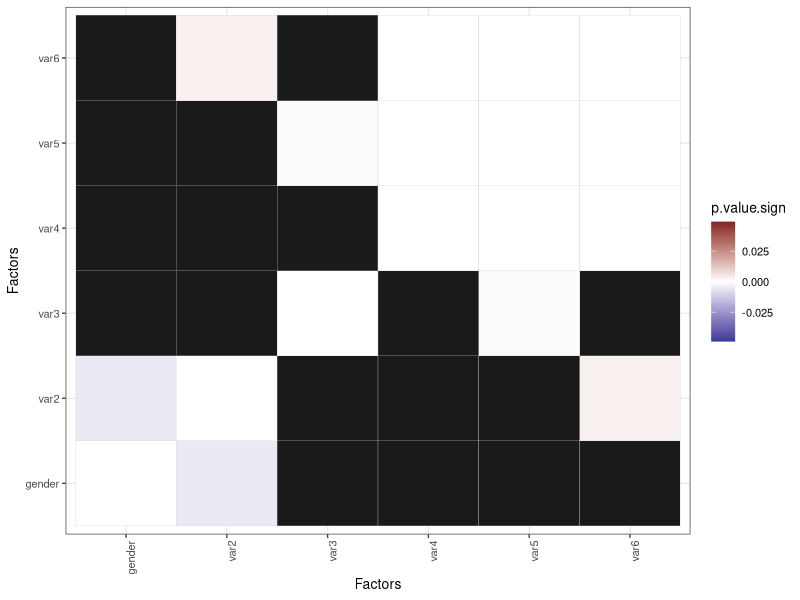
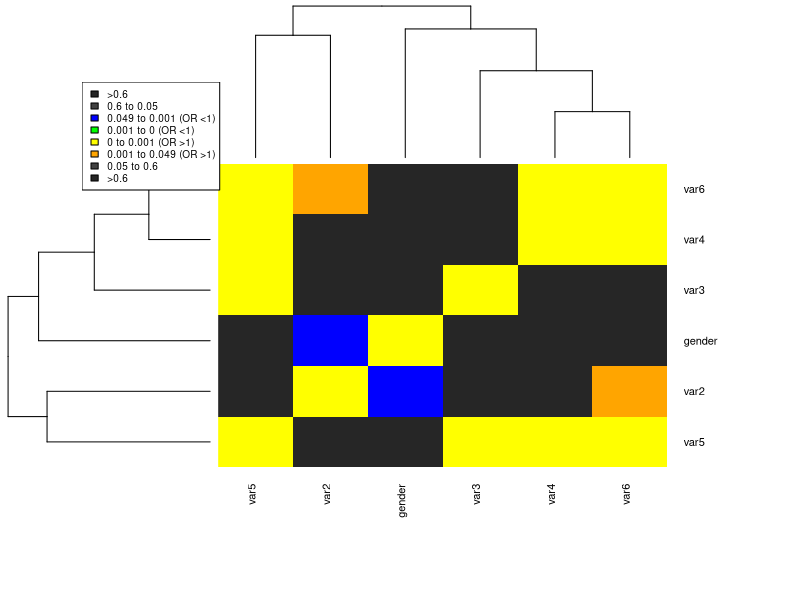

The R source for these figures, in order:
## ---- chunk 1
knitr::opts_chunk$set(collapse = TRUE, echo=TRUE, eval=TRUE, warning=FALSE, message=FALSE, comment="  ")
# https:\/\/aurora-mareviv.github.io\/talesofr
## ---- chunk 2
# Installs missing libraries on render!
list.of.packages <- c("rmarkdown", "Rcpp", "knitr", "tidyverse", "plyr", "scales", "reshape", "pheatmap", "gplots")
new.packages <- list.of.packages[!(list.of.packages %in% installed.packages()[,"Package"])]
if(length(new.packages)) install.packages(new.packages, repos='https://cran.rstudio.com/')
# Installs missing libraries on render!
list.of.packages <- c("Heatplus")
new.packages <- list.of.packages[!(list.of.packages %in% installed.packages()[,"Package"])]
if(length(new.packages)) install.packages(new.packages, repos='https://bioconductor.org/biocLite.R')
## ---- chunk 3
wdir <- getwd() 
# la carpeta donde guardo los datos
datadir <- paste(wdir, "/data", sep="")
# y la carpeta inmediatamente por encima
wdirRoot <- gsub("\\content\\/post", "", wdir) 
## ---- chunk 4
library(plyr)
library(ggplot2)
library(scales)
library(reshape)
## ---- chunk 5
gender <- c(
"1", "2", "1", "2", "1", "1", "1", "1", "1", "1", "1", "1", "1", "1", "1", "2", "2", "1", "1", "1", "2", "1", "2", "1", "1", "1", "1", "1", "1", "1", "2", "2", "1", "2", "1", "1", "1", "1", "1", "1", "2", "1", "1", "1", "1", "1", "1",
"2", "2", "1", "2", "1", "2", "2", "1", "1", "1", "2", "1", "2", "2", "2", "2", "2", "1", "1", "1", "1", "1", "1", "1", "1", "2", "1", "1", "1", "2", "1", "1", "1", "1", "2", "1", "1", "1", "1", "1", "2", "1", "2", "1", "1", "1", "1",
"1", "1", "1", "2", "1", "1", "1", "2", "1", "1", "2", "1", "1", "2", "2", "2", "1", "2", "1", "2", "1", "1", "1", "1", "2", "2", "2", "2", "2", "1", "1", "1", "1", "2", "2", "1", "1", "1", "1", "1", "1", "2", "1", "1", "2", "1", "2",
"1", "1", "1", "1", "1", "2", "1", "1", "1", "1", "1", "2", "1", "1", "2", "1", "2", "1", "1", "1", "1", "1", "2", "1", "2", "2", "1", "2", "2", "1", "1", "1", "1", "1", "2", "2", "1", "1", "1", "2", "1", "2", "1", "1", "1", "1", "1",
"1", "1", "1", "1", "1", "2", "1", "1", "1", "2", "2", "1", "2", "1", "1", "1", "1", "2", "1", "1", "1", "1", "1", "1", "2", "2", "1", "1", "1", "1", "2", "1", "1", "1", "1", "2", "1", "2", "1", "1", "2", "1", "1", "1", "1", "1", "2",
"2", "1", "1", "1", "1", "1", "1", "1", "1", "1", "2", "1", "2", "1", "1", "1", "2", "1", "2", "2", "1", "1", "1", "1", "1", "1", "1", "1", "1", "1", "2", "1", "2", "1", "1", "1", "1", "2", "1", "1", "1", "2", "1", "2", "2", "1", "1",
"1", "1", "2", "1", "1", "1", "1", "1", "1", "1", "1", "1", "1", "1", "2", "1", "1", "1", "2", "1", "1", "1", "2", "2", "1", "1", "2", "2", "1", "1", "1", "2", "1", "1", "1", "1", "1", "2", "1", "1", "1", "1", "1", "2", "1", "2", "2",
"1", "1", "1", "1", "1", "2", "1", "2", "1", "1", "1", "1", "1", "1", "2", "1", "2", "1", "1", "1", "1", "1", "1", "2", "2", "1", "1", "2", "1", "2", "2", "1", "2", "2", "1", "2", "2", "2", "1", "2", "1", "2", "2", "1", "1", "1", "1",
"1", "1", "1", "1", "1", "2", "2", "1", "1", "2", "2", "2", "1", "2", "2", "2", "2", "1", "2", "1", "1", "2")

var2 <- c(
"0", "1", "0", "0", "0", "0", "0", "0", "0", "0", "1", "0", "0", "0", "0", "0", "0", "0", "1", "0", "1", "0", "0", "0", "1", "1", "0", "0", "0", "0", "0", "0", "0", "0", "0", "0", "0", "0", "0", "0", "1", "0", "0", "0", "0", "0", "0",
"0", "0", "0", "0", "0", "0", "0", "1", "1", "0", "0", "1", "1", "0", "0", "0", "0", "1", "0", "1", "1", "0", "0", "0", "0", "0", "0", "0", "0", "0", "1", "0", "0", "1", "0", "0", "1", "1", "0", "0", "0", "0", "1", "1", "1", "1", "0",
"0", "1", "0", "0", "0", "0", "1", "0", "1", "0", "0", "0", "0", "0", "0", "0", "1", "0", "1", "0", "0", "1", "1", "1", "0", "1", "0", "0", "0", "0", "0", "0", "0", "0", "0", "0", "0", "0", "0", "0", "0", "0", "0", "0", "0", "0", "0",
"1", "1", "1", "1", "1", "0", "0", "1", "1", "0", "0", "0", "0", "1", "0", "1", "0", "0", "0", "0", "1", "0", "1", "1", "0", "0", "0", "0", "0", "1", "0", "0", "0", "1", "0", "0", "0", "0", "0", "0", "1", "0", "1", "0", "0", "0", "0",
"0", "1", "0", "0", "0", "0", "1", "0", "0", "1", "0", "0", "0", "0", "0", "0", "0", "1", "1", "1", "0", "0", "1", "0", "1", "0", "1", "0", "0", "1", "0", "0", "0", "1", "0", "0", "1", "1", "0", "0", "0", "0", "1", "0", "1", "1", "0",
"1", "1", "1", "0", "0", "0", "0", "0", "1", "0", "1", "0", "0", "0", "0", "1", "0", "0", "0", "0", "0", "0", "0", "1", "0", "0", "0", "1", "0", "1", "0", "0", "0", "1", "0", "0", "1", "0", "0", "0", "0", "0", "0", "0", "0", "0", "0",
"0", "0", "0", "0", "0", "0", "0", "0", "0", "0", "0", "0", "0", "0", "0", "0", "0", "0", "0", "0", "0", "0", "0", "0", "0", "0", "0", "0", "0", "0", "0", "0", "0", "0", "0", "0", "0", "0", "0", "0", "0", "0", "0", "0", "0", "0", "0",
"1", "0", "0", "0", "0", "0", "1", "0", "0", "0", "0", "0", "0", "0", "0", "0", "0", "0", "0", "1", "0", "0", "1", "0", "0", "0", "0", "0", "1", "1", "0", "1", "0", "0", "1", "0", "0", "0", "0", "0", "0", "0", "0", "1", "0", "0", "0",
"1", "0", "0", "0", "0", "1", "0", "0", "1", "0", "0", "0", "0", "0", "0", "0", "0", "0", "0", "0", "0", "0")

var3 <- c(
"0", "0", "0", "0", "0", "1", "0", "0", "0", "0", "1", "0", "0", "0", "0", "0", "0", "0", "0", "0", "0", "0", "0", "1", "0", "0", "0", "0", "0", "0", "1", "0", "0", "0", "0", "1", "0", "0", "0", "0", "0", "0", "0", "0", "0", "0", "0",
"0", "1", "0", "0", "0", "0", "1", "0", "1", "0", "1", "0", "0", "0", "0", "0", "0", "0", "0", "0", "0", "0", "0", "1", "0", "0", "0", "0", "0", "1", "0", "0", "0", "0", "0", "0", "1", "0", "0", "0", "0", "0", "0", "0", "0", "0", "0",
"0", "0", "0", "1", "0", "0", "0", "1", "0", "0", "0", "0", "1", "0", "1", "0", "0", "0", "1", "0", "0", "0", "0", "1", "0", "0", "0", "0", "0", "0", "0", "0", "0", "0", "0", "0", "0", "0", "0", "1", "0", "0", "0", "0", "0", "0", "0",
"0", "0", "0", "0", "0", "0", "0", "0", "1", "0", "0", "1", "0", "0", "0", "0", "0", "0", "0", "0", "0", "0", "0", "0", "0", "0", "1", "0", "0", "0", "0", "1", "0", "0", "1", "0", "0", "0", "0", "0", "0", "1", "1", "0", "0", "0", "1",
"0", "0", "0", "0", "0", "0", "0", "1", "0", "0", "1", "0", "0", "0", "1", "0", "0", "0", "0", "0", "0", "0", "0", "1", "0", "0", "1", "0", "0", "1", "0", "0", "0", "0", "1", "0", "0", "0", "0", "0", "0", "0", "0", "1", "0", "0", "0",
"1", "0", "0", "0", "1", "1", "1", "1", "0", "0", "0", "0", "0", "0", "0", "0", "0", "0", "0", "0", "1", "0", "0", "0", "1", "0", "0", "0", "0", "1", "0", "0", "0", "1", "0", "0", "0", "0", "0", "0", "0", "0", "1", "0", "0", "1", "0",
"0", "0", "1", "1", "0", "1", "0", "0", "0", "0", "0", "0", "0", "0", "1", "1", "1", "0", "1", "0", "0", "0", "0", "0", "0", "0", "0", "0", "0", "0", "1", "0", "0", "0", "0", "0", "0", "1", "0", "0", "1", "0", "0", "0", "0", "1", "0",
"1", "0", "1", "0", "0", "0", "1", "0", "0", "0", "0", "0", "0", "0", "0", "0", "1", "1", "0", "0", "0", "1", "0", "0", "0", "0", "0", "0", "1", "0", "1", "0", "1", "1", "1", "1", "0", "0", "0", "0", "1", "0", "0", "1", "0", "0", "0",
"1", "1", "0", "0", "0", "0", "0", "0", "0", "0", "0", "1", "1", "0", "0", "0", "1", "0", "0", "0", "1", "0")

var4 <- c(
"0", "1", "0", "0", "0", "0", "1", "0", "1", "1", "0", "1", "0", "1", "1", "0", "0", "0", "1", "0", "0", "0", "0", "0", "0", "0", "1", "1", "0", "0", "1", "0", "0", "0", "0", "0", "0", "0", "0", "0", "0", "1", "0", "0", "0", "0", "1",
"1", "0", "1", "0", "1", "1", "1", "0", "1", "0", "0", "0", "0", "0", "0", "0", "1", "0", "1", "0", "0", "0", "0", "0", "1", "0", "1", "0", "0", "0", "0", "0", "0", "0", "0", "0", "0", "0", "0", "1", "0", "1", "1", "1", "1", "0", "0",
"0", "1", "0", "0", "0", "0", "0", "0", "1", "0", "0", "0", "1", "1", "0", "0", "1", "0", "0", "0", "0", "0", "0", "0", "0", "1", "0", "0", "0", "0", "0", "0", "0", "0", "0", "0", "0", "1", "1", "1", "0", "0", "0", "1", "0", "1", "1",
"1", "1", "0", "1", "1", "1", "1", "1", "1", "1", "0", "1", "1", "1", "1", "1", "1", "1", "1", "1", "1", "1", "0", "1", "1", "1", "1", "1", "1", "0", "0", "0", "1", "0", "1", "0", "0", "0", "1", "1", "0", "0", "1", "0", "1", "0", "1",
"0", "0", "1", "1", "1", "1", "1", "0", "0", "0", "0", "0", "0", "1", "0", "1", "1", "0", "1", "1", "0", "1", "0", "1", "0", "1", "0", "0", "0", "0", "1", "1", "1", "1", "0", "0", "1", "1", "1", "1", "1", "0", "1", "0", "1", "1", "1",
"1", "0", "0", "1", "1", "1", "1", "1", "1", "1", "1", "1", "0", "1", "1", "1", "1", "1", "0", "1", "1", "1", "0", "1", "0", "0", "1", "1", "1", "1", "0", "0", "1", "1", "0", "0", "1", "1", "0", "0", "1", "0", "1", "1", "0", "0", "1",
"0", "0", "0", "0", "0", "0", "0", "1", "0", "1", "0", "0", "0", "0", "0", "1", "1", "0", "0", "0", "1", "0", "1", "0", "0", "0", "1", "0", "0", "1", "1", "1", "1", "1", "0", "1", "1", "1", "0", "1", "1", "1", "0", "0", "1", "1", "1",
"1", "1", "0", "1", "1", "1", "0", "1", "1", "0", "0", "0", "0", "0", "1", "0", "1", "0", "1", "1", "1", "1", "0", "1", "1", "0", "1", "0", "0", "1", "1", "1", "1", "1", "1", "1", "1", "1", "1", "1", "1", "1", "1", "0", "0", "0", "1",
"1", "1", "0", "0", "0", "0", "1", "1", "1", "1", "1", "1", "1", "1", "0", "1", "1", "1", "1", "0", "1", "0")

var5 <- c(
"0", "1", "1", "0", "0", "1", "0", "0", "0", "0", "0", "1", "0", "1", "0", "0", "0", "0", "0", "0", "0", "0", "0", "0", "0", "0", "1", "0", "0", "0", "1", "0", "0", "0", "0", "0", "0", "0", "0", "0", "0", "0", "0", "0", "0", "0", "0",
"0", "0", "0", "0", "1", "0", "0", "0", "0", "0", "0", "0", "0", "1", "0", "1", "0", "0", "0", "0", "0", "1", "0", "0", "0", "0", "0", "1", "0", "0", "0", "0", "0", "1", "0", "0", "0", "0", "1", "0", "0", "1", "0", "0", "1", "0", "0",
"1", "1", "0", "0", "0", "0", "0", "1", "0", "0", "1", "0", "1", "1", "1", "0", "0", "0", "0", "0", "0", "0", "0", "1", "0", "0", "0", "0", "1", "1", "0", "0", "0", "0", "0", "0", "0", "0", "0", "0", "0", "0", "0", "0", "0", "1", "0",
"1", "1", "0", "1", "1", "0", "1", "1", "1", "1", "1", "1", "0", "1", "1", "0", "0", "1", "1", "0", "1", "0", "0", "0", "1", "0", "1", "1", "1", "0", "0", "0", "1", "0", "0", "0", "0", "0", "0", "1", "0", "0", "0", "0", "1", "0", "1",
"0", "0", "1", "1", "0", "0", "1", "1", "1", "0", "0", "0", "0", "0", "0", "1", "1", "0", "1", "1", "1", "1", "0", "1", "0", "1", "1", "0", "0", "0", "0", "1", "1", "1", "1", "0", "1", "1", "0", "0", "1", "0", "1", "1", "0", "1", "1",
"0", "1", "0", "0", "1", "1", "1", "1", "1", "1", "1", "1", "1", "1", "1", "1", "1", "1", "0", "1", "1", "1", "0", "1", "0", "0", "1", "0", "1", "0", "0", "0", "1", "1", "0", "0", "1", "0", "0", "0", "1", "0", "0", "1", "0", "0", "0",
"0", "0", "1", "0", "0", "0", "0", "0", "1", "0", "1", "0", "0", "0", "1", "1", "1", "0", "0", "0", "0", "0", "0", "0", "0", "0", "0", "0", "0", "1", "1", "0", "1", "1", "1", "1", "0", "1", "1", "0", "1", "0", "0", "1", "1", "1", "1",
"1", "1", "0", "1", "1", "0", "1", "1", "1", "0", "0", "0", "0", "0", "1", "1", "1", "0", "1", "1", "0", "0", "0", "1", "0", "0", "1", "0", "0", "0", "1", "1", "1", "1", "1", "1", "1", "0", "1", "0", "1", "1", "0", "1", "1", "0", "1",
"1", "1", "0", "0", "0", "0", "1", "1", "1", "1", "0", "1", "1", "1", "0", "1", "1", "1", "1", "1", "1", "0")

var6 <- c(
"1", "1", "0", "0", "1", "1", "1", "1", "1", "1", "1", "1", "1", "1", "1", "0", "0", "0", "0", "0", "0", "0", "0", "0", "0", "0", "0", "0", "0", "0", "0", "0", "0", "0", "0", "0", "0", "0", "0", "0", "0", "0", "0", "0", "0", "0", "0",
"1", "1", "1", "0", "0", "0", "0", "0", "0", "0", "0", "0", "0", "0", "0", "0", "0", "0", "1", "1", "0", "0", "0", "0", "0", "0", "0", "0", "0", "0", "1", "0", "0", "1", "1", "0", "0", "0", "0", "0", "0", "1", "1", "1", "1", "1", "1",
"1", "1", "1", "1", "1", "1", "1", "1", "1", "1", "1", "1", "1", "1", "1", "1", "1", "1", "0", "0", "0", "0", "0", "0", "0", "0", "0", "0", "0", "0", "0", "0", "0", "0", "0", "0", "0", "0", "0", "0", "0", "0", "0", "0", "0", "1", "1",
"1", "1", "1", "1", "1", "1", "1", "1", "0", "0", "0", "0", "0", "0", "0", "0", "0", "0", "0", "0", "1", "1", "1", "1", "1", "0", "0", "0", "0", "0", "0", "1", "0", "0", "0", "1", "0", "0", "1", "1", "1", "0", "0", "0", "1", "1", "1",
"1", "1", "1", "1", "1", "1", "0", "0", "0", "0", "0", "0", "0", "0", "0", "0", "0", "1", "1", "1", "1", "1", "1", "1", "1", "1", "1", "1", "1", "1", "1", "1", "1", "1", "1", "1", "1", "0", "0", "0", "1", "1", "1", "1", "1", "1", "1",
"1", "1", "1", "1", "1", "1", "1", "1", "1", "1", "1", "1", "1", "1", "1", "1", "0", "0", "1", "1", "1", "1", "0", "0", "1", "1", "0", "1", "1", "1", "1", "1", "1", "1", "1", "1", "1", "1", "1", "1", "0", "0", "0", "1", "1", "0", "0",
"0", "0", "0", "0", "0", "0", "0", "0", "0", "0", "0", "0", "0", "0", "1", "1", "1", "0", "0", "0", "0", "0", "0", "0", "0", "0", "0", "0", "0", "0", "0", "1", "1", "0", "0", "1", "1", "1", "1", "0", "0", "0", "0", "1", "0", "0", "0",
"1", "1", "1", "1", "1", "1", "0", "1", "0", "0", "0", "1", "1", "0", "0", "1", "1", "0", "1", "1", "1", "1", "1", "1", "1", "1", "0", "0", "0", "1", "1", "1", "0", "1", "1", "1", "1", "0", "1", "0", "0", "1", "1", "1", "1", "0", "1",
"1", "1", "1", "1", "1", "1", "1", "1", "1", "1", "1", "1", "1", "1", "1", "1", "1", "1", "1", "1", "1", "0")

corfac <- data.frame(gender,var2,var3,var4,var5,var6)
summary(corfac)
head(corfac) # see the first rows of the data matrix
class(corfac)
## ---- chunk 6
combos <- expand.grid(rep(list(1:ncol(corfac)), 2 )) # combinations with repetitions
combos <- as.matrix(combos)
combos <- t(combos) # transpose matrix
## ---- chunk 7
mat1 <- adply(combos, 2, function(x) {
test <- chisq.test(corfac[, x[1]], corfac[, x[2]])
.Table <- xtabs(~ corfac[, x[1]] + corfac[, x[2]], data=corfac)
Odds.r <- (.Table[1]/.Table[3])/(.Table[2]/.Table[4])
out <- data.frame("Row" = colnames(corfac)[x[1]]
, "Column" = colnames(corfac[x[2]])
, "Chi.Square" = round(test$statistic,8)
, "df" = test$parameter
, "p.value" = round(test$p.value, 3)
, "OR" = Odds.r
)
return(out)
})
head(mat1)
## ---- chunk 8
    mat1$or.sign[mat1$OR < 1] <- "neg"
    mat1$or.sign[mat1$OR >= 1] <- "pos"
    mat1$or.sign[is.na(mat1$or.sign)] <- "pos" # solves problem of OR = NA
    summary(mat1)
    head(mat1)
## ---- chunk 9
    mat1$p.value[mat1$p.value==0] <- 0.00001
## ---- chunk 10
    mat1$p.value.neg <- mat1$p.value - 2*mat1$p.value
## ---- chunk 11
    mat1$p.value.sign[which(mat1$or.sign=="pos")] <- mat1$p.value[which(mat1$or.sign=="pos")]
    mat1$p.value.sign[which(mat1$or.sign=="neg")] <- mat1$p.value.neg[which(mat1$or.sign=="neg")]
## ---- chunk 12
    library(scales)

    q <- ggplot(mat1, aes(Row, Column, fill = p.value.sign)) +
    geom_tile(colour="gray80") +
    theme_bw(10) +
    xlab("Factors") + ylab("Factors") +
    scale_fill_gradient2(low = muted("darkblue"), mid = "white", high = muted("red"),
    midpoint = 0, space = "Lab", na.value = "grey10", guide = "colourbar", limits=c(-0.049, 0.049))
    q + theme(axis.text.x = element_text(angle = 90, hjust = 1))
## ---- chunk 13
    matz <- mat1[,c(2,3,10)]
    head(matz)
    mat2df <- cast(matz, Row~Column)
    mat2 <- as.matrix(mat2df)
    head(mat2)
## ---- chunk 14
    library(gplots)

    myCol <- c("gray15", "gray25", "blue", "green", "yellow", "orange", "gray25", "gray15")
    # Defining breaks for the color scale
    myBreaks <- c(-1, -0.06, -0.05, -0.001, 0, 0.001, 0.05, 0.06, 1)
    # pdf("result_heatmap.pdf", width = 30, height = 30)

    hm <- heatmap.2(mat2, scale="none", Rowv=T, Colv=T,
    col = myCol, ## using your colors
    breaks = myBreaks, ## using your breaks
    #                 dendrogram = "none",  ## to suppress warnings
    margins=c(8,8), cexRow=0.8, cexCol=0.8, key=FALSE, keysize=1.5,
    trace="none")
    legend("topleft", fill = myCol, cex=0.6,
    legend = c(">0.6", "0.6 to 0.05", "0.049 to 0.001 (OR <1)", "0.001 to 0 (OR <1)", "0 to 0.001 (OR >1)", "0.001 to 0.049 (OR >1)", "0.05 to 0.6", ">0.6"))
